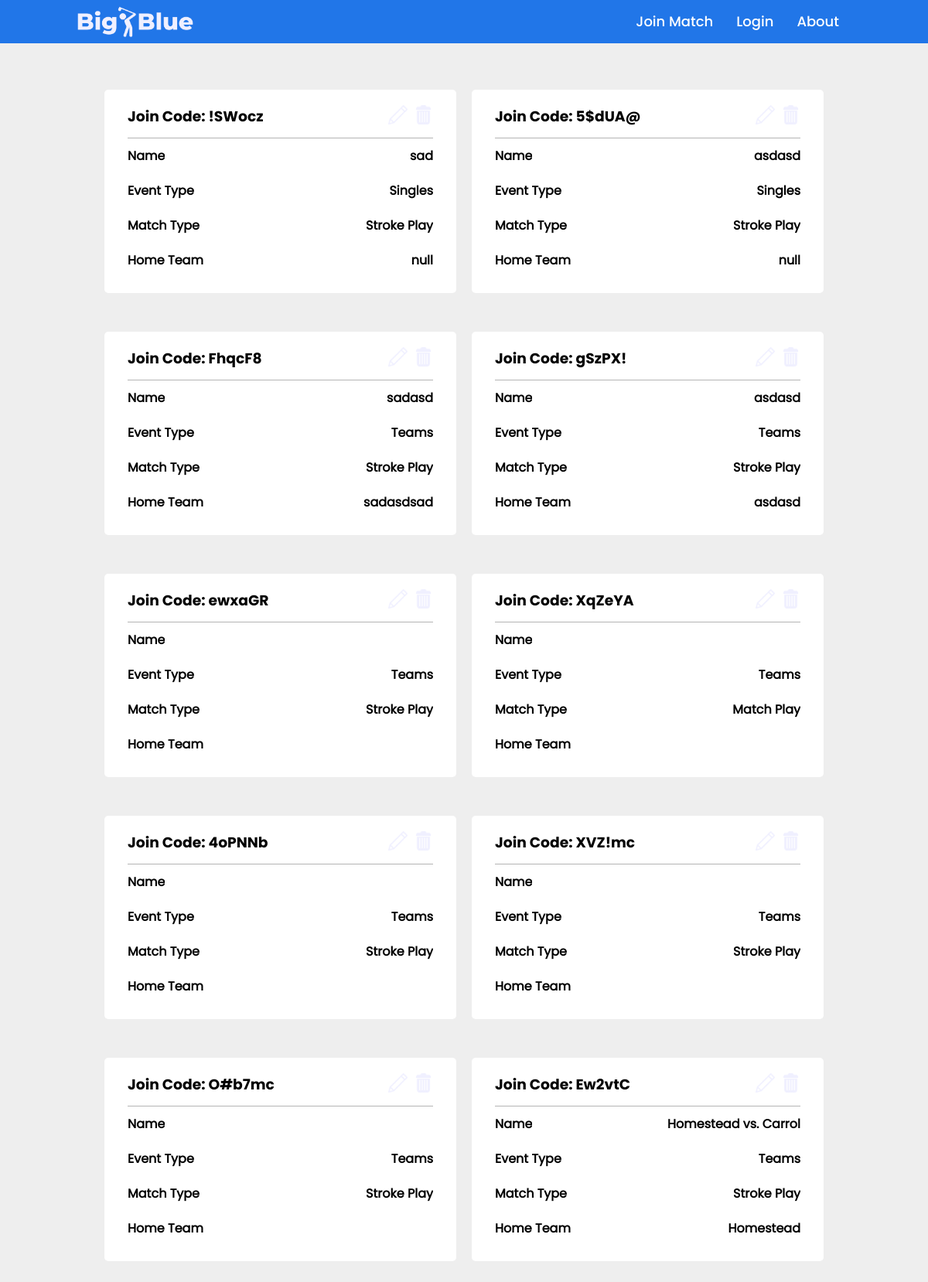
The page /match_dashboard (signed in) on the database its author committed.
### main.py (models this page shows, shortened)
class match(db.Model):
    _id = db.Column("id", db.Integer, primary_key=True)
    match_name = db.Column(db.String(50))
    match_course = db.Column(db.String(50))
    event_type = db.Column(db.String(1))
    match_type = db.Column(db.String(25))
    start_time = db.Column(db.String(25))
    end_time = db.Column(db.String(25))
    teams1 = db.Column(db.String())
    total_players = db.Column(db.Integer)
    scores_file = db.Column(db.String(50))
    match_code = db.Column(db.String(6))
    match_password = db.Column(db.String())
    created_by = db.Column(db.String())

### main.py (the view)
@app.route("/match_dashboard")
def match_dashboard():
    if 'active_user' in session and session['active_user'][2] == 'coach':
        found_match = match.query.filter_by(created_by=session['active_user'][0]).all()
        return render_template("match_dashboard.html", data=found_match)
    return redirect(url_for('error', msg="You do not have access to this site."))

### templates/match_dashboard.html (shortened to what this page needs)
{% extends "indexcontent.html" %}
{% block content %}
<html>
        <head>
            <link rel="stylesheet" href="{{ url_for('static', filename='styles/matchdashboard.css') }}">
        </head>
    <div class="main-container">
        <div class="grid-container">
            {% for item in data[::-1] %}
                <div class="match-container">
                    <div id="row-one">
                        <div>
                            <h3>Join Code: {{item.match_code}}</h3>
                        </div>
                        <div id="action-icons">
                            <a href="/edit_match/{{item.match_name}}"><img src="{{ url_for('static', filename='logo graphics/pencilicon.png') }}"></a>
                            <a href="/delete_match/{{item.match_name}}"><img src="{{ url_for('static', filename='logo graphics/trashcan.png') }}"></a>
                        </div>
                    </div>
                    <div class="row-div">
                        <div>
                            <h4>Name</h4>
                        </div>
                        <div>
                            <h4>{{item.match_name}}</h4>
                        </div>
                    </div>
                    <div class="row-div">
                        <div>
                            <h4>Event Type</h4>
                        </div>
                        <div>
                            <h4>{{item.event_type}}</h4>
                        </div>
                    </div>
                    <div class="row-div">
                        <div>
                            <h4>Match Type</h4>
                        </div>
                        <div>
                            <h4>{{item.match_type}}</h4>
                        </div>
                    </div>
                    <div class="row-div">
                        <div>
                            <h4>Home Team</h4>
                        </div>
                        <div>
                            <h4>{{item.teams1.split('~')[0]}}</h4>
                        </div>
                    </div>
                </div>
            {% endfor %}
        </div>
    </div>
{% endblock %}

### static/styles/matchdashboard.css (style rules this page uses)
* { padding: 0; margin: 0; box-sizing: border-box; background-color: #eeeeee; font-family: bigBlueBold; }
html, body { height: 100%; }
.grid-container { display: grid; grid-template-columns: auto auto auto; row-gap: 50px; column-gap: 20px; }
.main-container { justify-content: center; display: flex; padding-top: 5%; padding-bottom: 5%; }
.match-container { width: 455px; border-radius: 5px; background-color: white; padding: 20px 30px; }
.match-container h3 { background-color: white; }
#row-one { display: flex; flex-direction: row; justify-content: space-between; background-color: white; padding-bottom: 10px; border-bottom: 0.25px solid rgb(180, 180, 180); }
#row-one div { background-color: white; }
.row-div { margin-top: 10px; display: flex; flex-direction: row; justify-content: space-between; background-color: white; padding-bottom: 10px; }
.row-div div { background-color: white; }
.row-div div h4 { background-color: white; font-family: bigBlueRegular; overflow: hidden; }
#action-icons a img { width: 25px; height: 25px; background-color: white; margin-left: 5px; }
#action-icons { background-color: white; }
#action-icons a { background-color: white; }
@media (max-width: 1800px) { .grid-container { grid-template-columns: auto auto; } }

### rows shown on the page
match: match_code "!SWocz", match_name "sad", event_type "Singles", match_type "Stroke Play", teams1 "null"
match: match_code "5$dUA@", match_name "asdasd", event_type "Singles", match_type "Stroke Play", teams1 "null"
match: match_code "FhqcF8", match_name "sadasd", event_type "Teams", match_type "Stroke Play", teams1 "sadasdsad"
match: match_code "gSzPX!", match_name "asdasd", event_type "Teams", match_type "Stroke Play", teams1 "asdasd"
match: match_code "ewxaGR", event_type "Teams", match_type "Stroke Play"
match: match_code "XqZeYA", event_type "Teams", match_type "Match Play"
match: match_code "4oPNNb", event_type "Teams", match_type "Stroke Play"
match: match_code "XVZ!mc", event_type "Teams", match_type "Stroke Play"
match: match_code "O#b7mc", event_type "Teams", match_type "Stroke Play"
match: match_code "Ew2vtC", match_name "Homestead vs. Carrol", event_type "Teams", match_type "Stroke Play", teams1 "Homestead"
